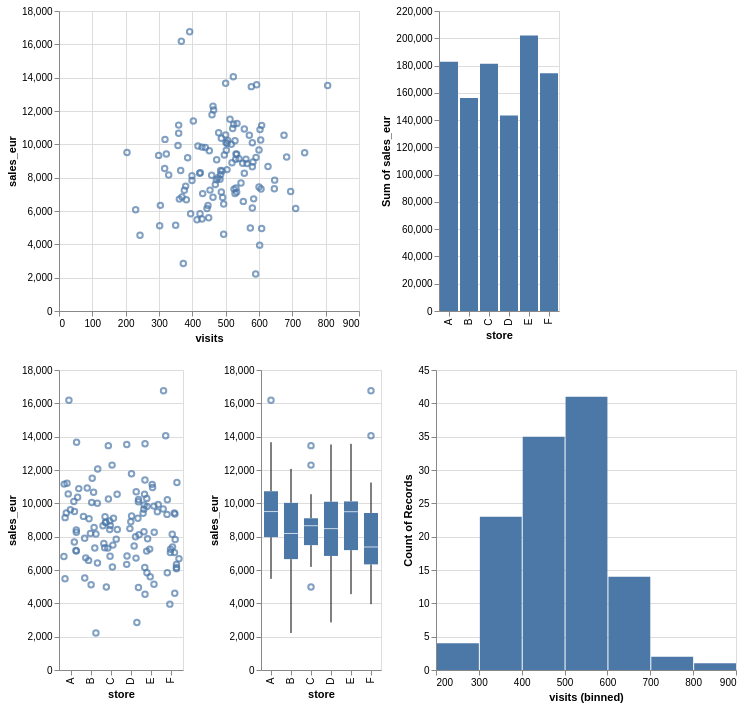

Vega-Lite specification for this chart:
### Vega-Lite specification from a JSON file in a GitHub repository (floating-point values rounded to 4 significant figures)
{"config": {"view": {"continuousWidth": 300, "continuousHeight": 300}}, "vconcat": [{"hconcat": [{"mark": {"type": "point"}, "encoding": {"x": {"field": "visits", "type": "quantitative"}, "y": {"field": "sales_eur", "type": "quantitative"}}, "name": "view_12175f8b5bba2986_0"}, {"mark": {"type": "bar"}, "encoding": {"x": {"field": "store", "type": "nominal"}, "y": {"aggregate": "sum", "field": "sales_eur", "type": "quantitative"}}}]}, {"hconcat": [{"mark": {"type": "point"}, "encoding": {"x": {"field": "store", "type": "nominal"}, "xOffset": {"field": "j", "type": "quantitative"}, "y": {"field": "sales_eur", "type": "quantitative"}}, "transform": [{"calculate": "random()", "as": "j"}]}, {"mark": {"type": "boxplot"}, "encoding": {"x": {"field": "store", "type": "nominal"}, "y": {"field": "sales_eur", "type": "quantitative"}}}, {"mark": {"type": "bar"}, "encoding": {"x": {"bin": true, "field": "visits", "type": "quantitative"}, "y": {"aggregate": "count", "type": "quantitative"}}}]}], "data": {"name": "data-2f6fc21b5803e73d28f6861021f02678"}, "params": [{"name": "brush", "select": {"type": "interval"}, "views": ["view_12175f8b5bba2986_0"]}], "$schema": "https://vega.github.io/schema/vega-lite/v6.4.1.json", "datasets": {"data-2f6fc21b5803e73d28f6861021f02678": [{"store": "C", "visits": 462.0, "sales_eur": 12290.0, "week": 10}, {"store": "D", "visits": 506.0, "sales_eur": 10230.0, "week": 13}, {"store": "E", "visits": 533.0, "sales_eur": 9403.0, "week": 24}, {"store": "F", "visits": 382.0, "sales_eur": 6669.0, "week": 17}, {"store": "A", "visits": 367.0, "sales_eur": 16180.0, "week": 14}, {"store": "A", "visits": 524.0, "sales_eur": 11200.0, "week": 29}, {"store": "E", "visits": 444.0, "sales_eur": 6152.0, "week": 8}, {"store": "F", "visits": 528.0, "sales_eur": 7051.0, "week": 14}, {"store": "B", "visits": 591.0, "sales_eur": 9217.0, "week": 28}, {"store": "B", "visits": 302.0, "sales_eur": 5113.0, "week": 25}, {"store": "F", "visits": 531.0, "sales_eur": 9422.0, "week": 17}, {"store": "C", "visits": 647.0, "sales_eur": 7852.0, "week": 2}, {"store": "B", "visits": 464.0, "sales_eur": 12070.0, "week": 17}, {"store": "E", "visits": 403.0, "sales_eur": 11400.0, "week": 12}, {"store": "B", "visits": 590.0, "sales_eur": 2222.0, "week": 29}, {"store": "C", "visits": 530.0, "sales_eur": 9104.0, "week": 17}, {"store": "D", "visits": 608.0, "sales_eur": 4956.0, "week": 17}, {"store": "D", "visits": 459.0, "sales_eur": 11770.0, "week": 18}, {"store": "A", "visits": 322.0, "sales_eur": 9420.0, "week": 12}, {"store": "A", "visits": 487.0, "sales_eur": 10370.0, "week": 8}, {"store": "F", "visits": 447.0, "sales_eur": 6337.0, "week": 15}, {"store": "E", "visits": 593.0, "sales_eur": 13570.0, "week": 12}, {"store": "F", "visits": 523.0, "sales_eur": 14050.0, "week": 25}, {"store": "D", "visits": 304.0, "sales_eur": 6338.0, "week": 28}, {"store": "E", "visits": 357.0, "sales_eur": 9932.0, "week": 14}, {"store": "B", "visits": 606.0, "sales_eur": 7317.0, "week": 19}, {"store": "C", "visits": 582.0, "sales_eur": 8941.0, "week": 6}, {"store": "E", "visits": 423.0, "sales_eur": 5836.0, "week": 17}, {"store": "A", "visits": 500.0, "sales_eur": 13670.0, "week": 5}, {"store": "B", "visits": 553.0, "sales_eur": 6577.0, "week": 2}, {"store": "A", "visits": 556.0, "sales_eur": 8260.0, "week": 6}, {"store": "C", "visits": 605.0, "sales_eur": 10250.0, "week": 2}, {"store": "F", "visits": 531.0, "sales_eur": 7381.0, "week": 26}, {"store": "A", "visits": 489.0, "sales_eur": 8402.0, "week": 7}, {"store": "C", "visits": 469.0, "sales_eur": 7591.0, "week": 27}, {"store": "C", "visits": 627.0, "sales_eur": 8666.0, "week": 4}, {"store": "F", "visits": 230.0, "sales_eur": 6074.0, "week": 20}, {"store": "B", "visits": 483.0, "sales_eur": 7905.0, "week": 29}, {"store": "D", "visits": 504.0, "sales_eur": 8483.0, "week": 4}, {"store": "B", "visits": 329.0, "sales_eur": 8166.0, "week": 1}, {"store": "A", "visits": 540.0, "sales_eur": 9142.0, "week": 9}, {"store": "E", "visits": 422.0, "sales_eur": 8267.0, "week": 11}, {"store": "A", "visits": 603.0, "sales_eur": 10880.0, "week": 15}, {"store": "B", "visits": 485.0, "sales_eur": 8192.0, "week": 2}, {"store": "C", "visits": 580.0, "sales_eur": 8658.0, "week": 3}, {"store": "C", "visits": 646.0, "sales_eur": 7338.0, "week": 19}, {"store": "A", "visits": 546.0, "sales_eur": 7684.0, "week": 3}, {"store": "F", "visits": 395.0, "sales_eur": 5839.0, "week": 2}, {"store": "E", "visits": 318.0, "sales_eur": 10300.0, "week": 12}, {"store": "F", "visits": 710.0, "sales_eur": 6144.0, "week": 2}, {"store": "A", "visits": 487.0, "sales_eur": 7135.0, "week": 5}, {"store": "E", "visits": 417.0, "sales_eur": 9898.0, "week": 3}, {"store": "B", "visits": 517.0, "sales_eur": 10010.0, "week": 15}, {"store": "D", "visits": 477.0, "sales_eur": 8000.0, "week": 8}, {"store": "F", "visits": 602.0, "sales_eur": 3952.0, "week": 25}, {"store": "B", "visits": 504.0, "sales_eur": 10050.0, "week": 17}, {"store": "E", "visits": 502.0, "sales_eur": 9649.0, "week": 10}, {"store": "A", "visits": 414.0, "sales_eur": 5469.0, "week": 24}, {"store": "B", "visits": 556.0, "sales_eur": 10930.0, "week": 6}, {"store": "F", "visits": 376.0, "sales_eur": 7247.0, "week": 8}, {"store": "C", "visits": 580.0, "sales_eur": 6185.0, "week": 5}, {"store": "D", "visits": 683.0, "sales_eur": 9239.0, "week": 9}, {"store": "B", "visits": 317.0, "sales_eur": 8554.0, "week": 12}, {"store": "A", "visits": 204.0, "sales_eur": 9507.0, "week": 24}, {"store": "C", "visits": 574.0, "sales_eur": 4986.0, "week": 11}, {"store": "D", "visits": 806.0, "sales_eur": 13530.0, "week": 22}, {"store": "C", "visits": 380.0, "sales_eur": 7493.0, "week": 25}, {"store": "E", "visits": 350.0, "sales_eur": 5151.0, "week": 4}, {"store": "C", "visits": 571.0, "sales_eur": 10550.0, "week": 22}, {"store": "D", "visits": 399.0, "sales_eur": 8113.0, "week": 24}, {"store": "E", "visits": 439.0, "sales_eur": 9812.0, "week": 11}, {"store": "F", "visits": 458.0, "sales_eur": 8151.0, "week": 25}, {"store": "C", "visits": 564.0, "sales_eur": 8851.0, "week": 24}, {"store": "A", "visits": 451.0, "sales_eur": 9614.0, "week": 6}, {"store": "E", "visits": 533.0, "sales_eur": 7133.0, "week": 5}, {"store": "D", "visits": 479.0, "sales_eur": 10700.0, "week": 19}, {"store": "F", "visits": 399.0, "sales_eur": 7825.0, "week": 13}, {"store": "C", "visits": 462.0, "sales_eur": 6826.0, "week": 6}, {"store": "C", "visits": 386.0, "sales_eur": 9193.0, "week": 29}, {"store": "A", "visits": 501.0, "sales_eur": 10110.0, "week": 8}, {"store": "C", "visits": 365.0, "sales_eur": 8427.0, "week": 5}, {"store": "D", "visits": 369.0, "sales_eur": 6844.0, "week": 15}, {"store": "E", "visits": 675.0, "sales_eur": 10550.0, "week": 11}, {"store": "F", "visits": 494.0, "sales_eur": 4599.0, "week": 16}, {"store": "B", "visits": 494.0, "sales_eur": 6423.0, "week": 10}, {"store": "D", "visits": 561.0, "sales_eur": 9099.0, "week": 14}, {"store": "E", "visits": 449.0, "sales_eur": 5597.0, "week": 14}, {"store": "B", "visits": 473.0, "sales_eur": 9070.0, "week": 16}, {"store": "C", "visits": 551.0, "sales_eur": 8863.0, "week": 27}, {"store": "F", "visits": 534.0, "sales_eur": 11250.0, "week": 7}, {"store": "D", "visits": 361.0, "sales_eur": 6713.0, "week": 13}, {"store": "D", "visits": 600.0, "sales_eur": 7435.0, "week": 23}, {"store": "E", "visits": 429.0, "sales_eur": 9833.0, "week": 27}, {"store": "D", "visits": 373.0, "sales_eur": 2856.0, "week": 9}, {"store": "F", "visits": 392.0, "sales_eur": 16750.0, "week": 28}, {"store": "E", "visits": 453.0, "sales_eur": 7253.0, "week": 27}, {"store": "A", "visits": 695.0, "sales_eur": 7175.0, "week": 9}, {"store": "A", "visits": 359.0, "sales_eur": 11150.0, "week": 15}, {"store": "D", "visits": 519.0, "sales_eur": 8900.0, "week": 21}, {"store": "E", "visits": 243.0, "sales_eur": 4551.0, "week": 9}, {"store": "A", "visits": 500.0, "sales_eur": 10570.0, "week": 7}, {"store": "E", "visits": 608.0, "sales_eur": 11140.0, "week": 6}, {"store": "E", "visits": 472.0, "sales_eur": 7875.0, "week": 14}, {"store": "E", "visits": 424.0, "sales_eur": 8296.0, "week": 15}, {"store": "F", "visits": 528.0, "sales_eur": 10220.0, "week": 21}, {"store": "B", "visits": 584.0, "sales_eur": 6728.0, "week": 11}, {"store": "D", "visits": 580.0, "sales_eur": 10100.0, "week": 15}, {"store": "E", "visits": 737.0, "sales_eur": 9498.0, "week": 19}, {"store": "C", "visits": 525.0, "sales_eur": 7313.0, "week": 22}, {"store": "B", "visits": 429.0, "sales_eur": 5520.0, "week": 15}, {"store": "C", "visits": 485.0, "sales_eur": 8436.0, "week": 6}, {"store": "A", "visits": 491.0, "sales_eur": 6811.0, "week": 2}, {"store": "B", "visits": 513.0, "sales_eur": 11500.0, "week": 15}, {"store": "F", "visits": 496.0, "sales_eur": 9360.0, "week": 25}, {"store": "E", "visits": 521.0, "sales_eur": 10960.0, "week": 17}, {"store": "F", "visits": 299.0, "sales_eur": 9337.0, "week": 2}, {"store": "F", "visits": 600.0, "sales_eur": 9657.0, "week": 3}, {"store": "F", "visits": 431.0, "sales_eur": 7043.0, "week": 25}, {"store": "B", "visits": 359.0, "sales_eur": 10670.0, "week": 10}, {"store": "C", "visits": 577.0, "sales_eur": 13460.0, "week": 24}]}}
